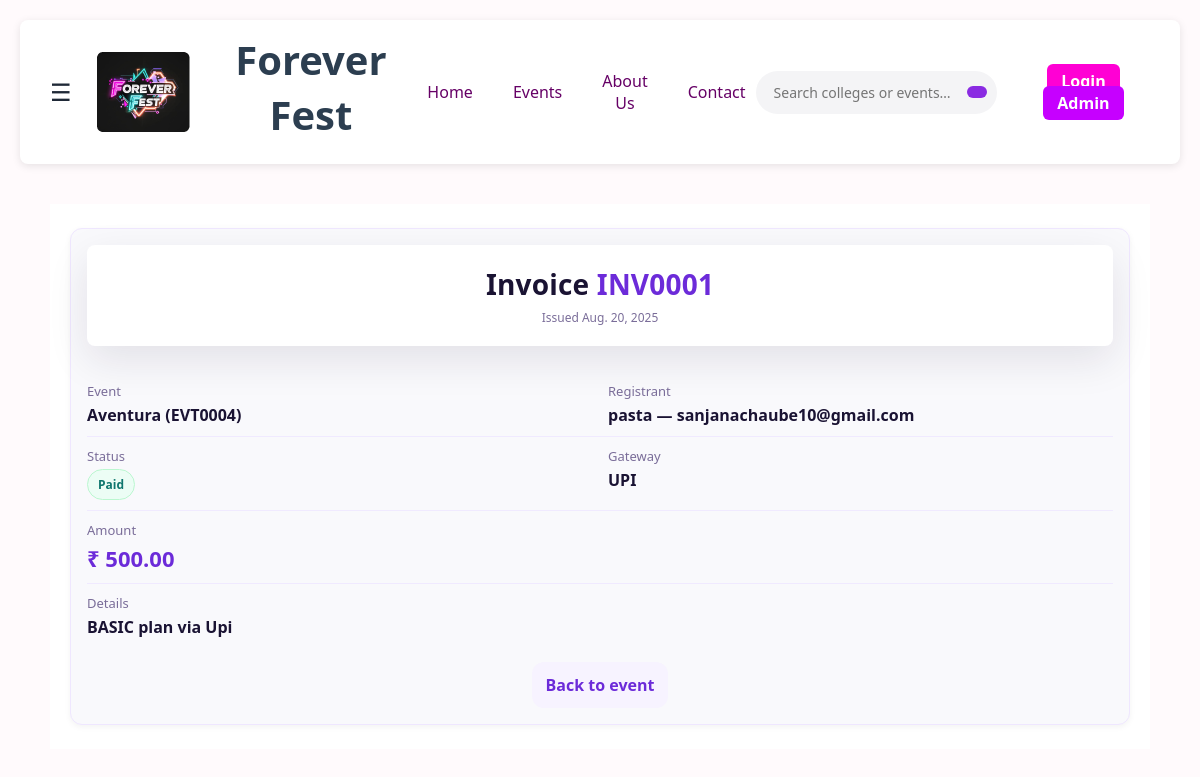
Screenshot of /registrations/invoice/INV0001/ with the database file from the repository.
### registrations/models.py (models this page shows, shortened)
class Invoice(models.Model):
    invoice_id = models.CharField(primary_key=True, max_length=20, default=generate_invoice_id)
    registration = models.OneToOneField(Registration, on_delete=models.CASCADE, related_name="invoice")
    issued_date = models.DateField(auto_now_add=True)
    details = models.TextField(blank=True)
    class Meta:
        db_table = "invoices"

class Registration(models.Model):
    registration_id = models.CharField(primary_key=True, max_length=20, default=generate_registration_id)
    user = models.ForeignKey(UserProfile, on_delete=models.CASCADE, related_name="registrations")
    event = models.ForeignKey(Event, to_field="event_id", db_column="event_id",on_delete=models.CASCADE, related_name="registrations")
    payment_status = models.CharField(max_length=30, blank=True)
    registration_date = models.DateField(auto_now_add=True)
    class Meta:
        db_table = "registrations"

class Payment(models.Model):
    payment_id = models.CharField(primary_key=True, max_length=20, default=generate_payment_id)
    invoice = models.OneToOneField(Invoice, on_delete=models.CASCADE, related_name="payment")
    amount = models.DecimalField(max_digits=12, decimal_places=2, default=0)
    status = models.CharField(max_length=30, blank=True)
    gateway = models.CharField(max_length=30, blank=True)
    paid_at = models.DateTimeField(null=True, blank=True)
    class Meta:
        db_table = "payments"

### events/models.py (models this page shows, shortened)
class Event(models.Model):
    image_url = models.CharField(max_length=255, blank=True)
    event_id = models.CharField(primary_key=True, max_length=20, default=generate_event_id)
    college = models.ForeignKey(College,to_field="college_id", db_column="college_id",on_delete=models.CASCADE, related_name="events",)
    title = models.CharField(max_length=80)
    description = models.TextField(blank=True)
    date_time = models.DateTimeField(null=True, blank=True)
    location = models.CharField(max_length=120, blank=True)
    created_by = models.ForeignKey(AdminProfile,to_field="admin_id",db_column="created_by",on_delete=models.SET_NULL,null=True,blank=True,related_name="created_events",)
    class Meta:
        db_table = "events"

### accounts/models.py (models this page shows, shortened)
class UserProfile(models.Model):
    user_id = models.CharField(primary_key=True, max_length=20, default=generate_user_id, editable=False)
    username = models.CharField(max_length=25)
    email = models.EmailField(max_length=25, unique=True)
    password = models.CharField(max_length=128)
    profile_info = models.CharField(max_length=50, blank=True, null=True)
    preferences = models.CharField(max_length=20, blank=True, null=True)

### registrations/views.py (the view)
# urls.py: path("invoice/<str:invoice_id>/", views.invoice_detail, name="invoice_detail"),
def invoice_detail(request, invoice_id: str):
    inv = get_object_or_404(Invoice.objects.select_related("registration__event",
                                                           "registration__user",
                                                           "payment"),
                            invoice_id=invoice_id)
    return render(request, "registrations/invoice_detail.html", {
        "invoice": inv,
        "event": inv.registration.event,
        "user": inv.registration.user,
        "payment": getattr(inv, "payment", None),
    })

### registrations/templates/registrations/invoice_detail.html (shortened to what this page needs)
{% extends "accounts/base.html" %}
{% load static %}
{% block content %}
<link rel="stylesheet" href="{% static 'css/registrations.css' %}">
<section class="reg-wrap">
  <div class="reg-card">
    <header class="reg-card__header">
      <h1>Invoice <span>{{ invoice.invoice_id }}</span></h1>
      <p class="muted">Issued {{ invoice.issued_date }}</p>
    </header>
    <div class="invoice-block">
      <div class="row">
        <div class="col">
          <div class="label">Event</div>
          <div class="value">{{ invoice.registration.event.title }} ({{ invoice.registration.event.event_id }})</div>
        </div>
        <div class="col">
          <div class="label">Registrant</div>
          <div class="value">{{ invoice.registration.user.username }} — {{ invoice.registration.user.email }}</div>
        </div>
      </div>
      <div class="row">
        <div class="col">
          <div class="label">Status</div>
          {% if invoice.payment.status %}
            <div class="chip {% if invoice.payment.status|lower == 'paid' %}chip--ok{% else %}chip--warn{% endif %}">
              {{ invoice.payment.status|title }}
            </div>
          {% endif %}
        </div>
        <div class="col">
          <div class="label">Gateway</div>
          <div class="value">{{ invoice.payment.gateway|upper }}</div>
        </div>
      </div>
      <div class="row total">
        <div class="col">
          <div class="label">Amount</div>
          <div class="value">₹ {{ invoice.payment.amount }}</div>
        </div>
      </div>
      {% if invoice.details %}
      <div class="row">
        <div class="col">
          <div class="label">Details</div>
          <div class="value">{{ invoice.details }}</div>
        </div>
      </div>
      {% endif %}
    </div>
    <div class="actions">
      <a href="{% url 'events:event_detail' invoice.registration.event.event_id %}" class="btn-ghost">
        Back to event
      </a>
    </div>
  </div>
</section>
{% endblock %}

### static/css/style.css (style rules this page uses)
body { font-family: 'Inter', sans-serif; margin: 0; padding: 0; background: #fffafc; }
body { background: #F7F8FC; }
a { text-decoration: none; }
body, html { height: 100%; margin: 0; }
:root { --primary-color: #2c3e50; --secondary-color: #3498db; --accent-color: #e74c3c; --light-color: #f5f7fa; --dark-color: #2c4e50; --shadow: 0 4px 6px rgba(0,0,0,.1); --radius: 8px; --page-max-width: 1200px; }
* { margin: 0; padding: 0; box-sizing: border-box; font-family: 'Segoe UI', Tahoma, Geneva, Verdana, sans-serif; }
body { background: var(--light-color); color: var(--dark-color); padding: 20px; }
header { text-align: center; margin-bottom: 40px; padding: 20px 0; background: #fff; box-shadow: var(--shadow); border-radius: var(--radius); }
h1 { color: var(--primary-color); font-size: 2.5rem; margin-bottom: 10px; }
.actions { display:flex; gap:10px; }
body { margin: 0; font-family: 'Inter', sans-serif; background: #fffafc; color: #222; }

### static/css/registrations.css (style rules this page uses)
:root { --ink:#1a1333; --muted:#7a6d99; --card:#ffffff; --bg:#fcf7ff; --primary:#6c2bd9; --primary-2:#8b5cf6; --ring: rgba(108,43,217,.15); --shadow: 0 14px 40px rgba(34,18,51,.10); }
.reg-wrap { max-width: 880px; margin: 0 auto; padding: 32px 16px 56px; background: var(--bg); }
.reg-card { background: var(--card); border: 1px solid #efe7ff; border-radius: 22px; box-shadow: var(--shadow); padding: 24px 22px; }
.reg-card__header { text-align:center; margin-bottom: 18px; }
.reg-card__header h1 { margin:0 0 6px; font-size: clamp(22px, 3.2vw, 28px); letter-spacing:.2px; color: var(--ink); font-weight: 800; }
.reg-card__header h1 span { color: var(--primary); }
.reg-card__header .muted { color: var(--muted); margin:0; }
.invoice-block { margin-top: 6px; padding-top: 8px; }
.invoice-block .row { display:grid; grid-template-columns: 1fr 1fr; gap: 16px; padding: 10px 0; border-bottom: 1px solid #f0eaff; }
.invoice-block .row:last-child { border-bottom: none; }
.invoice-block .label { color: var(--muted); font-size: 13px; margin-bottom: 4px; }
.invoice-block .value { color: var(--ink); font-weight: 700; }
.invoice-block .chip { display: inline-block; padding: 6px 10px; border-radius: 999px; font-size: 12px; font-weight: 700; }
.invoice-block .chip--ok { background: #ecfdf5; color: #0f766e; border: 1px solid #bbf7d0; }
.invoice-block .total .value { font-size: 22px; color: var(--primary); }
.actions { display:flex; gap:10px; justify-content:center; margin-top: 14px; }
.btn-ghost { background: #f7f3ff; color: var(--primary); padding: 12px 14px; border-radius: 12px; text-decoration:none; font-weight: 700; }
a { text-decoration: none; }
.reg-wrap { max-width: 1100px; margin: 40px auto; padding: 24px 20px; background: #fff; }
.reg-card { background: #f9f9fc; border-radius: 12px; padding: 16px; box-shadow: 0 2px 6px rgba(0,0,0,0.05); }
.muted { color: #888; font-size: 12px; }

### rows the page displays
Invoice: invoice_id "INV0001", issued_date "Aug. 20, 2025", registration.event "Aventura", registration.event.event_id "EVT0004", registration.user.username "pasta", registration.user.email "sanjanachaube10@gmail.com", payment.status "Paid", payment.gateway "UPI", payment.amount "500.00", details "BASIC plan via Upi"
